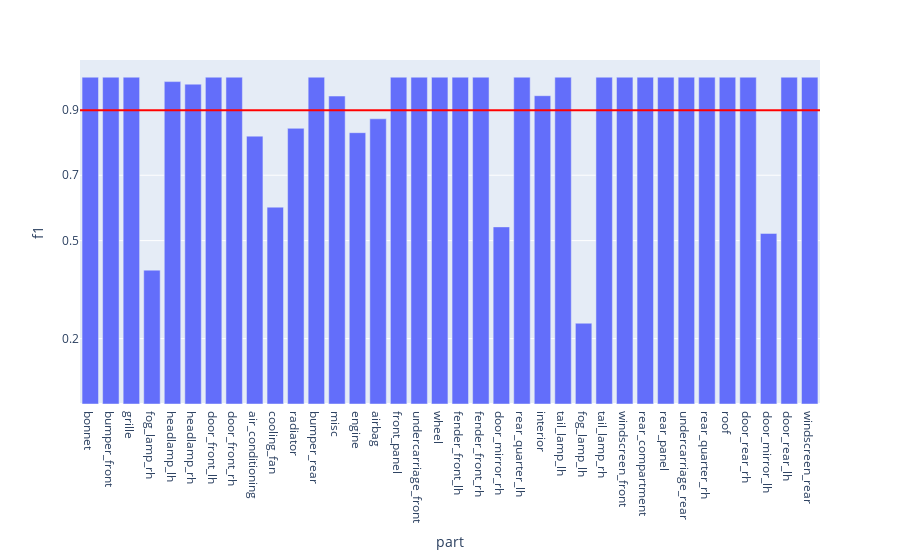

Notebook source saved alongside this figure:
### Code cell
fig = px.bar(summaryPerfDf, x = 'part', y = 'f1')

fig.add_hline(y=avgRecall, line_width=2, line_color="red")

fig.update_layout(
    yaxis = dict(
        tickmode = 'array',
        tickvals = [np.format_float_positional(avgRecall, 1), 0.2, 0.5, 0.7],
    )
)
fig

### Figure 1 — Plotly figure (JSON) as saved in the notebook; plotly's stock layout.template omitted (floating-point values rounded to 4 significant figures)
{"data": [{"alignmentgroup": "True", "hovertemplate": "part=%{x}<br>f1=%{y}<extra></extra>", "legendgroup": "", "marker": {"color": "#636efa", "pattern": {"shape": ""}}, "name": "", "offsetgroup": "", "orientation": "v", "showlegend": false, "textposition": "auto", "type": "bar", "x": ["bonnet", "bumper_front", "grille", "fog_lamp_rh", "headlamp_lh", "headlamp_rh", "door_front_lh", "door_front_rh", "air_conditioning", "cooling_fan", "radiator", "bumper_rear", "misc", "engine", "airbag", "front_panel", "undercarriage_front", "wheel", "fender_front_lh", "fender_front_rh", "door_mirror_rh", "rear_quarter_lh", "interior", "tail_lamp_lh", "fog_lamp_lh", "tail_lamp_rh", "windscreen_front", "rear_compartment", "rear_panel", "undercarriage_rear", "rear_quarter_rh", "roof", "door_rear_rh", "door_mirror_lh", "door_rear_lh", "windscreen_rear"], "xaxis": "x", "y": [1, 1, 1, 0.4096, 0.9865, 0.9787, 1, 1, 0.8196, 0.6024, 0.8435, 1, 0.9423, 0.8302, 0.8727, 1, 1, 1, 1, 1, 0.542, 1, 0.9434, 1, 0.2472, 1, 1, 1, 1, 1, 1, 1, 1, 0.522, 1, 1], "yaxis": "y"}], "layout": {"barmode": "relative", "legend": {"tracegroupgap": 0}, "margin": {"t": 60}, "shapes": [{"line": {"color": "red", "width": 2}, "type": "line", "x0": 0, "x1": 1, "xref": "x domain", "y0": 0.8991, "y1": 0.8991, "yref": "y"}], "xaxis": {"anchor": "y", "domain": [0, 1], "title": {"text": "part"}}, "yaxis": {"anchor": "x", "domain": [0, 1], "tickmode": "array", "tickvals": ["0.9", 0.2, 0.5, 0.7], "title": {"text": "f1"}}}}
